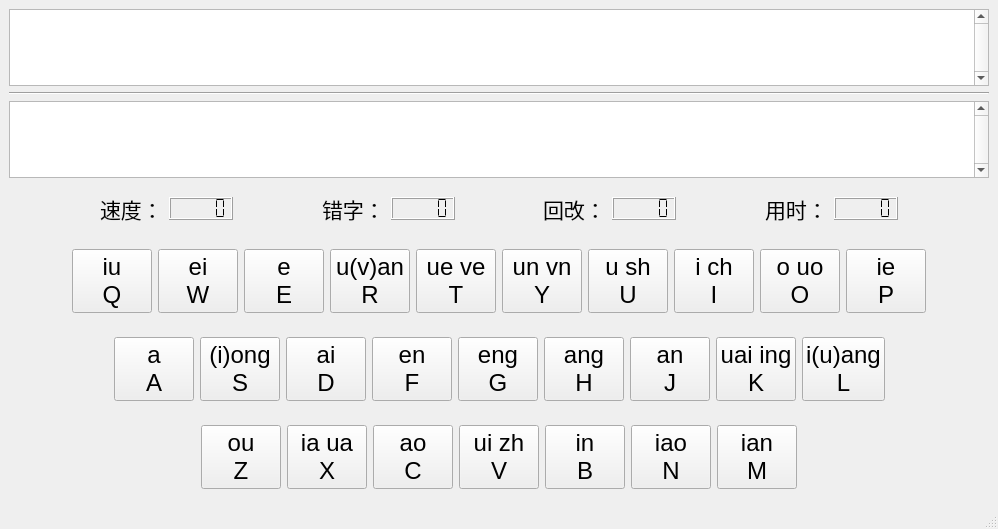
<?xml version="1.0" encoding="UTF-8"?>
<ui version="4.0">
 <class>MainWindow</class>
 <widget class="QMainWindow" name="MainWindow">
  <property name="geometry">
   <rect>
    <x>0</x>
    <y>0</y>
    <width>998</width>
    <height>529</height>
   </rect>
  </property>
  <property name="windowTitle">
   <string>MainWindow</string>
  </property>
  <widget class="QWidget" name="centralwidget">
   <layout class="QVBoxLayout" name="verticalLayout">
    <item>
     <widget class="QTextEdit" name="textEdit">
      <property name="sizePolicy">
       <sizepolicy hsizetype="Preferred" vsizetype="Expanding">
        <horstretch>0</horstretch>
        <verstretch>0</verstretch>
       </sizepolicy>
      </property>
      <property name="font">
       <font>
        <pointsize>36</pointsize>
       </font>
      </property>
      <property name="verticalScrollBarPolicy">
       <enum>Qt::ScrollBarAlwaysOn</enum>
      </property>
      <property name="readOnly">
       <bool>true</bool>
      </property>
     </widget>
    </item>
    <item>
     <widget class="Line" name="line">
      <property name="cursor">
       <cursorShape>SplitVCursor</cursorShape>
      </property>
      <property name="orientation">
       <enum>Qt::Horizontal</enum>
      </property>
     </widget>
    </item>
    <item>
     <widget class="MyTextEdit" name="textEdit_2">
      <property name="sizePolicy">
       <sizepolicy hsizetype="Preferred" vsizetype="Expanding">
        <horstretch>0</horstretch>
        <verstretch>0</verstretch>
       </sizepolicy>
      </property>
      <property name="font">
       <font>
        <pointsize>36</pointsize>
       </font>
      </property>
      <property name="verticalScrollBarPolicy">
       <enum>Qt::ScrollBarAlwaysOn</enum>
      </property>
     </widget>
    </item>
    <item>
     <widget class="QWidget" name="speedArea" native="true">
      <layout class="QHBoxLayout" name="horizontalLayout_4">
       <item>
        <spacer name="horizontalSpacer_7">
         <property name="orientation">
          <enum>Qt::Horizontal</enum>
         </property>
         <property name="sizeHint" stdset="0">
          <size>
           <width>40</width>
           <height>20</height>
          </size>
         </property>
        </spacer>
       </item>
       <item>
        <widget class="QLabel" name="speedLabel">
         <property name="font">
          <font>
           <pointsize>16</pointsize>
          </font>
         </property>
         <property name="text">
          <string>速度：</string>
         </property>
        </widget>
       </item>
       <item>
        <widget class="QLCDNumber" name="speedLcdNumber">
         <property name="sizePolicy">
          <sizepolicy hsizetype="Minimum" vsizetype="Fixed">
           <horstretch>0</horstretch>
           <verstretch>0</verstretch>
          </sizepolicy>
         </property>
         <property name="font">
          <font>
           <pointsize>15</pointsize>
           <bold>true</bold>
          </font>
         </property>
         <property name="segmentStyle">
          <enum>QLCDNumber::Flat</enum>
         </property>
        </widget>
       </item>
       <item>
        <spacer name="horizontalSpacer_8">
         <property name="orientation">
          <enum>Qt::Horizontal</enum>
         </property>
         <property name="sizeHint" stdset="0">
          <size>
           <width>40</width>
           <height>20</height>
          </size>
         </property>
        </spacer>
       </item>
       <item>
        <widget class="QLabel" name="mistakeLabel">
         <property name="font">
          <font>
           <pointsize>16</pointsize>
          </font>
         </property>
         <property name="text">
          <string>错字：</string>
         </property>
        </widget>
       </item>
       <item>
        <widget class="QLCDNumber" name="mistakeLcdNumber">
         <property name="sizePolicy">
          <sizepolicy hsizetype="Minimum" vsizetype="Fixed">
           <horstretch>0</horstretch>
           <verstretch>0</verstretch>
          </sizepolicy>
         </property>
         <property name="font">
          <font>
           <pointsize>15</pointsize>
           <bold>true</bold>
          </font>
         </property>
         <property name="styleSheet">
          <string notr="true"/>
         </property>
         <property name="segmentStyle">
          <enum>QLCDNumber::Flat</enum>
         </property>
        </widget>
       </item>
       <item>
        <spacer name="horizontalSpacer_9">
         <property name="orientation">
          <enum>Qt::Horizontal</enum>
         </property>
         <property name="sizeHint" stdset="0">
          <size>
           <width>40</width>
           <height>20</height>
          </size>
         </property>
        </spacer>
       </item>
       <item>
        <widget class="QLabel" name="correctLabel">
         <property name="font">
          <font>
           <pointsize>16</pointsize>
          </font>
         </property>
         <property name="text">
          <string>回改：</string>
         </property>
        </widget>
       </item>
       <item>
        <widget class="QLCDNumber" name="correctLcdNumber">
         <property name="sizePolicy">
          <sizepolicy hsizetype="Minimum" vsizetype="Fixed">
           <horstretch>0</horstretch>
           <verstretch>0</verstretch>
          </sizepolicy>
         </property>
         <property name="font">
          <font>
           <pointsize>15</pointsize>
           <bold>true</bold>
          </font>
         </property>
         <property name="styleSheet">
          <string notr="true"/>
         </property>
         <property name="segmentStyle">
          <enum>QLCDNumber::Flat</enum>
         </property>
        </widget>
       </item>
       <item>
        <spacer name="horizontalSpacer_10">
         <property name="orientation">
          <enum>Qt::Horizontal</enum>
         </property>
         <property name="sizeHint" stdset="0">
          <size>
           <width>40</width>
           <height>20</height>
          </size>
         </property>
        </spacer>
       </item>
       <item>
        <widget class="QLabel" name="timeLabel">
         <property name="font">
          <font>
           <pointsize>16</pointsize>
          </font>
         </property>
         <property name="text">
          <string>用时：</string>
         </property>
        </widget>
       </item>
       <item>
        <widget class="QLCDNumber" name="timeLcdNumber">
         <property name="sizePolicy">
          <sizepolicy hsizetype="Minimum" vsizetype="Fixed">
           <horstretch>0</horstretch>
           <verstretch>0</verstretch>
          </sizepolicy>
         </property>
         <property name="font">
          <font>
           <pointsize>15</pointsize>
           <italic>false</italic>
           <bold>true</bold>
          </font>
         </property>
         <property name="styleSheet">
          <string notr="true"/>
         </property>
         <property name="segmentStyle">
          <enum>QLCDNumber::Flat</enum>
         </property>
        </widget>
       </item>
       <item>
        <spacer name="horizontalSpacer_11">
         <property name="orientation">
          <enum>Qt::Horizontal</enum>
         </property>
         <property name="sizeHint" stdset="0">
          <size>
           <width>40</width>
           <height>20</height>
          </size>
         </property>
        </spacer>
       </item>
      </layout>
     </widget>
    </item>
    <item>
     <widget class="QWidget" name="promptArea_1" native="true">
      <layout class="QHBoxLayout" name="horizontalLayout">
       <item>
        <spacer name="horizontalSpacer_5">
         <property name="orientation">
          <enum>Qt::Horizontal</enum>
         </property>
         <property name="sizeHint" stdset="0">
          <size>
           <width>40</width>
           <height>20</height>
          </size>
         </property>
        </spacer>
       </item>
       <item>
        <widget class="QPushButton" name="QButton">
         <property name="enabled">
          <bool>true</bool>
         </property>
         <property name="sizePolicy">
          <sizepolicy hsizetype="Minimum" vsizetype="Fixed">
           <horstretch>0</horstretch>
           <verstretch>0</verstretch>
          </sizepolicy>
         </property>
         <property name="maximumSize">
          <size>
           <width>120</width>
           <height>160</height>
          </size>
         </property>
         <property name="font">
          <font>
           <family>Arial</family>
           <pointsize>18</pointsize>
           <underline>false</underline>
          </font>
         </property>
         <property name="mouseTracking">
          <bool>false</bool>
         </property>
         <property name="autoFillBackground">
          <bool>false</bool>
         </property>
         <property name="styleSheet">
          <string notr="true"/>
         </property>
         <property name="text">
          <string>iu
Q</string>
         </property>
         <property name="default">
          <bool>false</bool>
         </property>
         <property name="flat">
          <bool>false</bool>
         </property>
        </widget>
       </item>
       <item>
        <widget class="QPushButton" name="WButton">
         <property name="sizePolicy">
          <sizepolicy hsizetype="Minimum" vsizetype="Fixed">
           <horstretch>0</horstretch>
           <verstretch>0</verstretch>
          </sizepolicy>
         </property>
         <property name="maximumSize">
          <size>
           <width>120</width>
           <height>160</height>
          </size>
         </property>
         <property name="font">
          <font>
           <family>Arial</family>
           <pointsize>18</pointsize>
          </font>
         </property>
         <property name="text">
          <string>ei
W</string>
         </property>
        </widget>
       </item>
       <item>
        <widget class="QPushButton" name="EButton">
         <property name="sizePolicy">
          <sizepolicy hsizetype="Minimum" vsizetype="Fixed">
           <horstretch>0</horstretch>
           <verstretch>0</verstretch>
          </sizepolicy>
         </property>
         <property name="maximumSize">
          <size>
           <width>120</width>
           <height>160</height>
          </size>
         </property>
         <property name="font">
          <font>
           <family>Arial</family>
           <pointsize>18</pointsize>
          </font>
         </property>
         <property name="text">
          <string>e
E</string>
         </property>
        </widget>
       </item>
       <item>
        <widget class="QPushButton" name="RButton">
         <property name="sizePolicy">
          <sizepolicy hsizetype="Minimum" vsizetype="Fixed">
           <horstretch>0</horstretch>
           <verstretch>0</verstretch>
          </sizepolicy>
         </property>
         <property name="maximumSize">
          <size>
           <width>120</width>
           <height>160</height>
          </size>
         </property>
         <property name="font">
          <font>
           <family>Arial</family>
           <pointsize>18</pointsize>
          </font>
         </property>
         <property name="text">
          <string>u(v)an
R</string>
         </property>
        </widget>
       </item>
       <item>
        <widget class="QPushButton" name="TButton">
         <property name="sizePolicy">
          <sizepolicy hsizetype="Minimum" vsizetype="Fixed">
           <horstretch>0</horstretch>
           <verstretch>0</verstretch>
          </sizepolicy>
         </property>
         <property name="maximumSize">
          <size>
           <width>120</width>
           <height>160</height>
          </size>
         </property>
         <property name="font">
          <font>
           <family>Arial</family>
           <pointsize>18</pointsize>
          </font>
         </property>
         <property name="text">
          <string>ue ve
T</string>
         </property>
        </widget>
       </item>
       <item>
        <widget class="QPushButton" name="YButton">
         <property name="sizePolicy">
          <sizepolicy hsizetype="Minimum" vsizetype="Fixed">
           <horstretch>0</horstretch>
           <verstretch>0</verstretch>
          </sizepolicy>
         </property>
         <property name="maximumSize">
          <size>
           <width>120</width>
           <height>160</height>
          </size>
         </property>
         <property name="font">
          <font>
           <family>Arial</family>
           <pointsize>18</pointsize>
          </font>
         </property>
         <property name="text">
          <string>un vn
Y</string>
         </property>
        </widget>
       </item>
       <item>
        <widget class="QPushButton" name="UButton">
         <property name="sizePolicy">
          <sizepolicy hsizetype="Minimum" vsizetype="Fixed">
           <horstretch>0</horstretch>
           <verstretch>0</verstretch>
          </sizepolicy>
         </property>
         <property name="maximumSize">
          <size>
           <width>120</width>
           <height>160</height>
          </size>
         </property>
         <property name="font">
          <font>
           <family>Arial</family>
           <pointsize>18</pointsize>
          </font>
         </property>
         <property name="text">
          <string>u sh
U</string>
         </property>
        </widget>
       </item>
       <item>
        <widget class="QPushButton" name="IButton">
         <property name="sizePolicy">
          <sizepolicy hsizetype="Minimum" vsizetype="Fixed">
           <horstretch>0</horstretch>
           <verstretch>0</verstretch>
          </sizepolicy>
         </property>
         <property name="maximumSize">
          <size>
           <width>120</width>
           <height>160</height>
          </size>
         </property>
         <property name="font">
          <font>
           <family>Arial</family>
           <pointsize>18</pointsize>
          </font>
         </property>
         <property name="text">
          <string>i ch
I</string>
         </property>
        </widget>
       </item>
       <item>
        <widget class="QPushButton" name="OButton">
         <property name="sizePolicy">
          <sizepolicy hsizetype="Minimum" vsizetype="Fixed">
           <horstretch>0</horstretch>
           <verstretch>0</verstretch>
          </sizepolicy>
         </property>
         <property name="maximumSize">
          <size>
           <width>120</width>
           <height>160</height>
          </size>
         </property>
         <property name="font">
          <font>
           <family>Arial</family>
           <pointsize>18</pointsize>
          </font>
         </property>
         <property name="text">
          <string>o uo
O</string>
         </property>
        </widget>
       </item>
       <item>
        <widget class="QPushButton" name="PButton">
         <property name="sizePolicy">
          <sizepolicy hsizetype="Minimum" vsizetype="Fixed">
           <horstretch>0</horstretch>
           <verstretch>0</verstretch>
          </sizepolicy>
         </property>
         <property name="maximumSize">
          <size>
           <width>120</width>
           <height>160</height>
          </size>
         </property>
         <property name="font">
          <font>
           <family>Arial</family>
           <pointsize>18</pointsize>
          </font>
         </property>
         <property name="text">
          <string>ie
P</string>
         </property>
        </widget>
       </item>
       <item>
        <spacer name="horizontalSpacer_6">
         <property name="orientation">
          <enum>Qt::Horizontal</enum>
         </property>
         <property name="sizeHint" stdset="0">
          <size>
           <width>40</width>
           <height>20</height>
          </size>
         </property>
        </spacer>
       </item>
      </layout>
     </widget>
    </item>
    <item>
     <widget class="QWidget" name="promptArea_2" native="true">
      <layout class="QHBoxLayout" name="horizontalLayout_2">
       <item>
        <spacer name="horizontalSpacer">
         <property name="orientation">
          <enum>Qt::Horizontal</enum>
         </property>
         <property name="sizeType">
          <enum>QSizePolicy::Expanding</enum>
         </property>
         <property name="sizeHint" stdset="0">
          <size>
           <width>30</width>
           <height>20</height>
          </size>
         </property>
        </spacer>
       </item>
       <item>
        <widget class="QPushButton" name="AButton">
         <property name="sizePolicy">
          <sizepolicy hsizetype="Minimum" vsizetype="Fixed">
           <horstretch>0</horstretch>
           <verstretch>0</verstretch>
          </sizepolicy>
         </property>
         <property name="maximumSize">
          <size>
           <width>120</width>
           <height>160</height>
          </size>
         </property>
         <property name="font">
          <font>
           <family>Arial</family>
           <pointsize>18</pointsize>
          </font>
         </property>
         <property name="text">
          <string>a
A</string>
         </property>
        </widget>
       </item>
       <item>
        <widget class="QPushButton" name="SButton">
         <property name="sizePolicy">
          <sizepolicy hsizetype="Preferred" vsizetype="Fixed">
           <horstretch>0</horstretch>
           <verstretch>0</verstretch>
          </sizepolicy>
         </property>
         <property name="maximumSize">
          <size>
           <width>120</width>
           <height>160</height>
          </size>
         </property>
         <property name="baseSize">
          <size>
           <width>20</width>
           <height>0</height>
          </size>
         </property>
         <property name="font">
          <font>
           <family>Arial</family>
           <pointsize>18</pointsize>
          </font>
         </property>
         <property name="text">
          <string>(i)ong
S</string>
         </property>
        </widget>
       </item>
       <item>
        <widget class="QPushButton" name="DButton">
         <property name="sizePolicy">
          <sizepolicy hsizetype="Minimum" vsizetype="Fixed">
           <horstretch>0</horstretch>
           <verstretch>0</verstretch>
          </sizepolicy>
         </property>
         <property name="maximumSize">
          <size>
           <width>120</width>
           <height>160</height>
          </size>
         </property>
         <property name="font">
          <font>
           <family>Arial</family>
           <pointsize>18</pointsize>
          </font>
         </property>
         <property name="text">
          <string>ai
D</string>
         </property>
        </widget>
       </item>
       <item>
        <widget class="QPushButton" name="FButton">
         <property name="sizePolicy">
          <sizepolicy hsizetype="Minimum" vsizetype="Fixed">
           <horstretch>0</horstretch>
           <verstretch>0</verstretch>
          </sizepolicy>
         </property>
         <property name="maximumSize">
          <size>
           <width>120</width>
           <height>160</height>
          </size>
         </property>
         <property name="font">
          <font>
           <family>Arial</family>
           <pointsize>18</pointsize>
          </font>
         </property>
         <property name="text">
          <string>en
F</string>
         </property>
        </widget>
       </item>
       <item>
        <widget class="QPushButton" name="GButton">
         <property name="sizePolicy">
          <sizepolicy hsizetype="Minimum" vsizetype="Fixed">
           <horstretch>0</horstretch>
           <verstretch>0</verstretch>
          </sizepolicy>
         </property>
         <property name="maximumSize">
          <size>
           <width>120</width>
           <height>160</height>
          </size>
         </property>
         <property name="font">
          <font>
           <family>Arial</family>
           <pointsize>18</pointsize>
          </font>
         </property>
         <property name="text">
          <string>eng
G</string>
         </property>
        </widget>
       </item>
       <item>
        <widget class="QPushButton" name="HButton">
         <property name="sizePolicy">
          <sizepolicy hsizetype="Minimum" vsizetype="Fixed">
           <horstretch>0</horstretch>
           <verstretch>0</verstretch>
          </sizepolicy>
         </property>
         <property name="maximumSize">
          <size>
           <width>120</width>
           <height>160</height>
          </size>
         </property>
         <property name="font">
          <font>
           <family>Arial</family>
           <pointsize>18</pointsize>
          </font>
         </property>
         <property name="text">
          <string>ang
H</string>
         </property>
        </widget>
       </item>
       <item>
        <widget class="QPushButton" name="JButton">
         <property name="sizePolicy">
          <sizepolicy hsizetype="Minimum" vsizetype="Fixed">
           <horstretch>0</horstretch>
           <verstretch>0</verstretch>
          </sizepolicy>
         </property>
         <property name="maximumSize">
          <size>
           <width>120</width>
           <height>160</height>
          </size>
         </property>
         <property name="font">
          <font>
           <family>Arial</family>
           <pointsize>18</pointsize>
          </font>
         </property>
         <property name="text">
          <string>an
J</string>
         </property>
        </widget>
       </item>
       <item>
        <widget class="QPushButton" name="KButton">
         <property name="sizePolicy">
          <sizepolicy hsizetype="Minimum" vsizetype="Fixed">
           <horstretch>0</horstretch>
           <verstretch>0</verstretch>
          </sizepolicy>
         </property>
         <property name="maximumSize">
          <size>
           <width>120</width>
           <height>160</height>
          </size>
         </property>
         <property name="font">
          <font>
           <family>Arial</family>
           <pointsize>18</pointsize>
          </font>
         </property>
         <property name="text">
          <string>uai ing
K</string>
         </property>
        </widget>
       </item>
       <item>
        <widget class="QPushButton" name="LButton">
         <property name="sizePolicy">
          <sizepolicy hsizetype="Minimum" vsizetype="Fixed">
           <horstretch>0</horstretch>
           <verstretch>0</verstretch>
          </sizepolicy>
         </property>
         <property name="minimumSize">
          <size>
           <width>0</width>
           <height>0</height>
          </size>
         </property>
         <property name="maximumSize">
          <size>
           <width>120</width>
           <height>160</height>
          </size>
         </property>
         <property name="font">
          <font>
           <family>Arial</family>
           <pointsize>18</pointsize>
          </font>
         </property>
         <property name="styleSheet">
          <string notr="true"/>
         </property>
         <property name="text">
          <string>i(u)ang
L</string>
         </property>
        </widget>
       </item>
       <item>
        <spacer name="horizontalSpacer_2">
         <property name="orientation">
          <enum>Qt::Horizontal</enum>
         </property>
         <property name="sizeType">
          <enum>QSizePolicy::Expanding</enum>
         </property>
         <property name="sizeHint" stdset="0">
          <size>
           <width>30</width>
           <height>20</height>
          </size>
         </property>
        </spacer>
       </item>
      </layout>
     </widget>
    </item>
    <item>
     <widget class="QWidget" name="promptArea_3" native="true">
      <layout class="QHBoxLayout" name="horizontalLayout_3">
       <item>
        <spacer name="horizontalSpacer_3">
         <property name="orientation">
          <enum>Qt::Horizontal</enum>
         </property>
         <property name="sizeType">
          <enum>QSizePolicy::Expanding</enum>
         </property>
         <property name="sizeHint" stdset="0">
          <size>
           <width>40</width>
           <height>20</height>
          </size>
         </property>
        </spacer>
       </item>
       <item>
        <widget class="QPushButton" name="ZButton">
         <property name="sizePolicy">
          <sizepolicy hsizetype="Minimum" vsizetype="Fixed">
           <horstretch>0</horstretch>
           <verstretch>0</verstretch>
          </sizepolicy>
         </property>
         <property name="maximumSize">
          <size>
           <width>120</width>
           <height>160</height>
          </size>
         </property>
         <property name="font">
          <font>
           <family>Arial</family>
           <pointsize>18</pointsize>
          </font>
         </property>
         <property name="text">
          <string>ou
Z</string>
         </property>
        </widget>
       </item>
       <item>
        <widget class="QPushButton" name="XButton">
         <property name="sizePolicy">
          <sizepolicy hsizetype="Minimum" vsizetype="Fixed">
           <horstretch>0</horstretch>
           <verstretch>0</verstretch>
          </sizepolicy>
         </property>
         <property name="maximumSize">
          <size>
           <width>120</width>
           <height>160</height>
          </size>
         </property>
         <property name="font">
          <font>
           <family>Arial</family>
           <pointsize>18</pointsize>
          </font>
         </property>
         <property name="text">
          <string>ia ua
X</string>
         </property>
        </widget>
       </item>
       <item>
        <widget class="QPushButton" name="CButton">
         <property name="sizePolicy">
          <sizepolicy hsizetype="Minimum" vsizetype="Fixed">
           <horstretch>0</horstretch>
           <verstretch>0</verstretch>
          </sizepolicy>
         </property>
         <property name="maximumSize">
          <size>
           <width>120</width>
           <height>160</height>
          </size>
         </property>
         <property name="font">
          <font>
           <family>Arial</family>
           <pointsize>18</pointsize>
          </font>
         </property>
         <property name="text">
          <string>ao
C</string>
         </property>
        </widget>
       </item>
       <item>
        <widget class="QPushButton" name="VButton">
         <property name="sizePolicy">
          <sizepolicy hsizetype="Minimum" vsizetype="Fixed">
           <horstretch>0</horstretch>
           <verstretch>0</verstretch>
          </sizepolicy>
         </property>
         <property name="maximumSize">
          <size>
           <width>120</width>
           <height>160</height>
          </size>
         </property>
         <property name="font">
          <font>
           <family>Arial</family>
           <pointsize>18</pointsize>
          </font>
         </property>
         <property name="text">
          <string>ui zh
V</string>
         </property>
        </widget>
       </item>
       <item>
        <widget class="QPushButton" name="BButton">
         <property name="sizePolicy">
          <sizepolicy hsizetype="Minimum" vsizetype="Fixed">
           <horstretch>0</horstretch>
           <verstretch>0</verstretch>
          </sizepolicy>
         </property>
         <property name="maximumSize">
          <size>
           <width>120</width>
           <height>160</height>
          </size>
         </property>
         <property name="font">
          <font>
           <family>Arial</family>
           <pointsize>18</pointsize>
          </font>
         </property>
         <property name="text">
          <string>in
B</string>
         </property>
        </widget>
       </item>
       <item>
        <widget class="QPushButton" name="NButton">
         <property name="sizePolicy">
          <sizepolicy hsizetype="Minimum" vsizetype="Fixed">
           <horstretch>0</horstretch>
           <verstretch>0</verstretch>
          </sizepolicy>
         </property>
         <property name="maximumSize">
          <size>
           <width>120</width>
           <height>160</height>
          </size>
         </property>
         <property name="font">
          <font>
           <family>Arial</family>
           <pointsize>18</pointsize>
          </font>
         </property>
         <property name="text">
          <string>iao
N</string>
         </property>
        </widget>
       </item>
       <item>
        <widget class="QPushButton" name="MButton">
         <property name="sizePolicy">
          <sizepolicy hsizetype="Minimum" vsizetype="Fixed">
           <horstretch>0</horstretch>
           <verstretch>0</verstretch>
          </sizepolicy>
         </property>
         <property name="maximumSize">
          <size>
           <width>120</width>
           <height>160</height>
          </size>
         </property>
         <property name="font">
          <font>
           <family>Arial</family>
           <pointsize>18</pointsize>
          </font>
         </property>
         <property name="text">
          <string>ian
M</string>
         </property>
        </widget>
       </item>
       <item>
        <spacer name="horizontalSpacer_4">
         <property name="orientation">
          <enum>Qt::Horizontal</enum>
         </property>
         <property name="sizeType">
          <enum>QSizePolicy::Expanding</enum>
         </property>
         <property name="sizeHint" stdset="0">
          <size>
           <width>40</width>
           <height>20</height>
          </size>
         </property>
        </spacer>
       </item>
      </layout>
     </widget>
    </item>
   </layout>
  </widget>
  <widget class="QMenuBar" name="menubar">
   <property name="geometry">
    <rect>
     <x>0</x>
     <y>0</y>
     <width>998</width>
     <height>17</height>
    </rect>
   </property>
  </widget>
  <widget class="QStatusBar" name="statusbar"/>
 </widget>
 <customwidgets>
  <customwidget>
   <class>MyTextEdit</class>
   <extends>QTextEdit</extends>
   <header location="global">mytextedit.h</header>
  </customwidget>
 </customwidgets>
 <resources/>
 <connections/>
</ui>
